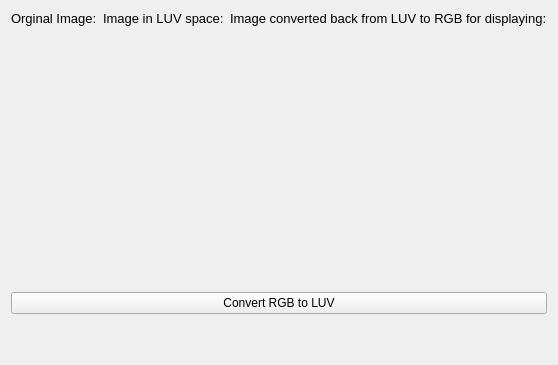
      <widget class="QWidget" name="tab_5">
       <attribute name="title">
        <string>RGB to LUV</string>
       </attribute>
       <layout class="QHBoxLayout" name="horizontalLayout">
        <item>
         <layout class="QVBoxLayout" name="verticalLayout_42" stretch="2,0,0,0">
          <item>
           <layout class="QHBoxLayout" name="horizontalLayout_45">
            <item>
             <layout class="QVBoxLayout" name="verticalLayout_43" stretch="0,1">
              <item>
               <widget class="QLabel" name="label_12">
                <property name="font">
                 <font>
                  <pointsize>10</pointsize>
                 </font>
                </property>
                <property name="text">
                 <string>Orginal Image:</string>
                </property>
               </widget>
              </item>
              <item>
               <widget class="QLabel" name="orginal_image_luv">
                <property name="text">
                 <string/>
                </property>
               </widget>
              </item>
             </layout>
            </item>
            <item>
             <layout class="QVBoxLayout" name="verticalLayout_46" stretch="0,0,1,0">
              <item>
               <widget class="QLabel" name="label_15">
                <property name="font">
                 <font>
                  <pointsize>10</pointsize>
                 </font>
                </property>
                <property name="text">
                 <string>Image in LUV space:</string>
                </property>
               </widget>
              </item>
              <item>
               <spacer name="verticalSpacer_10">
                <property name="orientation">
                 <enum>Qt::Vertical</enum>
                </property>
                <property name="sizeType">
                 <enum>QSizePolicy::Fixed</enum>
                </property>
                <property name="sizeHint" stdset="0">
                 <size>
                  <width>20</width>
                  <height>100</height>
                 </size>
                </property>
               </spacer>
              </item>
              <item>
               <widget class="QLabel" name="luv_image">
                <property name="text">
                 <string/>
                </property>
               </widget>
              </item>
              <item>
               <spacer name="verticalSpacer_9">
                <property name="orientation">
                 <enum>Qt::Vertical</enum>
                </property>
                <property name="sizeType">
                 <enum>QSizePolicy::Fixed</enum>
                </property>
                <property name="sizeHint" stdset="0">
                 <size>
                  <width>20</width>
                  <height>100</height>
                 </size>
                </property>
               </spacer>
              </item>
             </layout>
            </item>
            <item>
             <layout class="QVBoxLayout" name="verticalLayout_47" stretch="0,0,1,0">
              <item>
               <widget class="QLabel" name="label_17">
                <property name="font">
                 <font>
                  <pointsize>10</pointsize>
                 </font>
                </property>
                <property name="text">
                 <string>Image converted back from LUV to RGB for displaying:</string>
                </property>
               </widget>
              </item>
              <item>
               <spacer name="verticalSpacer_12">
                <property name="orientation">
                 <enum>Qt::Vertical</enum>
                </property>
                <property name="sizeHint" stdset="0">
                 <size>
                  <width>20</width>
                  <height>100</height>
                 </size>
                </property>
               </spacer>
              </item>
              <item>
               <widget class="QLabel" name="luv_to_rgb_image">
                <property name="text">
                 <string/>
                </property>
               </widget>
              </item>
              <item>
               <spacer name="verticalSpacer_11">
                <property name="orientation">
                 <enum>Qt::Vertical</enum>
                </property>
                <property name="sizeHint" stdset="0">
                 <size>
                  <width>20</width>
                  <height>100</height>
                 </size>
                </property>
               </spacer>
              </item>
             </layout>
            </item>
           </layout>
          </item>
          <item>
           <spacer name="verticalSpacer_8">
            <property name="orientation">
             <enum>Qt::Vertical</enum>
            </property>
            <property name="sizeHint" stdset="0">
             <size>
              <width>20</width>
              <height>40</height>
             </size>
            </property>
           </spacer>
          </item>
          <item>
           <widget class="QPushButton" name="luv_button">
            <property name="text">
             <string>Convert RGB to LUV</string>
            </property>
           </widget>
          </item>
          <item>
           <spacer name="verticalSpacer_7">
            <property name="orientation">
             <enum>Qt::Vertical</enum>
            </property>
            <property name="sizeHint" stdset="0">
             <size>
              <width>20</width>
              <height>40</height>
             </size>
            </property>
           </spacer>
          </item>
         </layout>
        </item>
       </layout>
      </widget>
